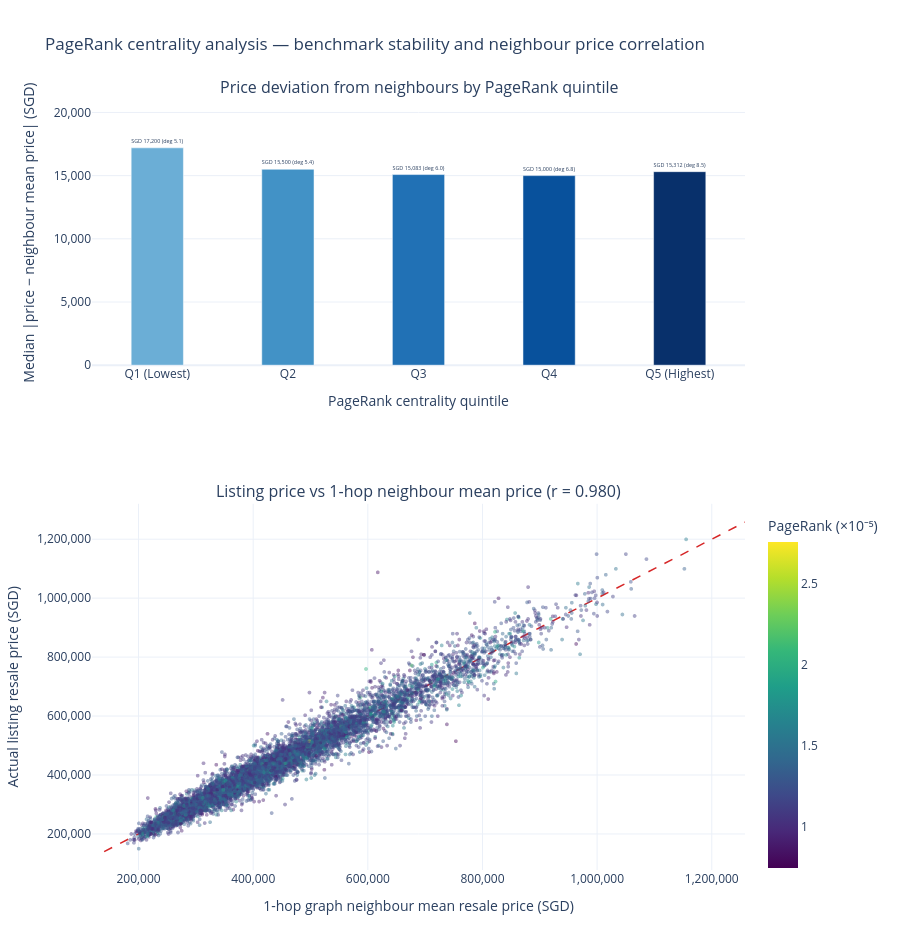

Notebook source saved alongside this figure:
### Markdown cell above
### Visualise PageRank centrality and neighbour price correlation

Plot the median price difference from 1-hop neighbours across PageRank quintiles (top) and actual listing price versus 1-hop neighbour mean price (bottom, 10,000 sampled listings).

**Observation:** Listings in the top PageRank quintiles (Q3–Q5) have a smaller median price gap from their neighbours (~SGD 15,000–15,300) than the lowest PageRank quintile (Q1, ~SGD 17,200). Across the graph, a listing's price correlates strongly with the average price of its connected neighbours ($r = 0.980$), showing that the physical and location links capture real price relationships.

### Code cell
# Group listings into 5 PageRank quintiles (Q1 = lowest PageRank, Q5 = highest PageRank).
df["pagerank_quintile"] = pd.qcut(
    df["pagerank"],
    q=5,
    labels=["Q1 (Lowest)", "Q2", "Q3", "Q4", "Q5 (Highest)"],
)
pr_quintile_stats = (
    df.groupby("pagerank_quintile", observed=False)
    .agg(
        median_abs_gap=("abs_diff_from_neighbors", "median"),
        mean_degree=("degree", "mean"),
        listings=("listing_id", "count"),
    )
    .reset_index()
)

neighbor_corr = df["resale_price"].corr(df["neighbor_mean_price"])
pr_sample = df.sample(n=10_000, random_state=42)

pr_fig = make_subplots(
    rows=2,
    cols=1,
    row_heights=[0.42, 0.58],
    vertical_spacing=0.18,
    subplot_titles=[
        "Price deviation from neighbours by PageRank quintile",
        f"Listing price vs 1-hop neighbour mean price (r = {neighbor_corr:.3f})",
    ],
)

# Top row: median absolute price difference from 1-hop neighbours across PageRank quintiles.
pr_fig.add_trace(
    go.Bar(
        x=pr_quintile_stats["pagerank_quintile"],
        y=pr_quintile_stats["median_abs_gap"],
        width=0.40,
        marker_color=["#6baed6", "#4292c6", "#2171b5", "#08519c", "#08306b"],
        text=[f"SGD {v:,.0f} (deg {d:.1f})" for v, d in zip(pr_quintile_stats["median_abs_gap"], pr_quintile_stats["mean_degree"])],
        textposition="outside",
        hovertemplate="PageRank quintile: %{x}<br>Median gap from neighbours: SGD %{y:,.0f}<extra></extra>",
        showlegend=False,
    ),
    row=1, col=1,
)

# Bottom row: actual price vs 1-hop neighbour mean price coloured by PageRank score.
pr_fig.add_trace(
    go.Scattergl(
        x=pr_sample["neighbor_mean_price"],
        y=pr_sample["resale_price"],
        mode="markers",
        marker=dict(
            size=4,
            color=pr_sample["pagerank"] * 1e5,
            colorscale="Viridis",
            opacity=0.45,
            showscale=True,
            colorbar=dict(title="PageRank (×10⁻⁵)", y=0.23, len=0.48),
        ),
        customdata=pr_sample[["listing_id", "town", "block_address", "flat_type", "degree"]],
        hovertemplate=(
            "Listing ID: %{customdata[0]} (%{customdata[1]})<br>"
            "Block: %{customdata[2]} (%{customdata[3]})<br>"
            "Actual price: SGD %{y:,.0f}<br>Neighbour mean: SGD %{x:,.0f}<br>"
            "Degree: %{customdata[4]}<extra></extra>"
        ),
        showlegend=False,
    ),
    row=2, col=1,
)

# Add y = x reference line.
min_p, max_p = float(df["resale_price"].min()), float(df["resale_price"].max())
pr_fig.add_trace(
    go.Scatter(
        x=[min_p, max_p], y=[min_p, max_p],
        mode="lines", line=dict(color="#d62728", width=1.5, dash="dash"),
        hoverinfo="skip", showlegend=False,
    ),
    row=2, col=1,
)

pr_fig.update_xaxes(title_text="PageRank centrality quintile", tickangle=0, row=1, col=1)
pr_fig.update_yaxes(
    title_text="Median |price − neighbour mean price| (SGD)",
    tickformat=",.0f",
    range=[0, pr_quintile_stats["median_abs_gap"].max() * 1.22],
    row=1, col=1,
)
pr_fig.update_xaxes(title_text="1-hop graph neighbour mean resale price (SGD)", tickformat=",.0f", row=2, col=1)
pr_fig.update_yaxes(title_text="Actual listing resale price (SGD)", tickformat=",.0f", row=2, col=1)

pr_fig.update_layout(
    title="PageRank centrality analysis — benchmark stability and neighbour price correlation",
    height=950,
    autosize=True,
    template="plotly_white",
)
pr_fig.show(renderer="plotly_mimetype", config={"responsive": True})

### Figure 1 — Plotly figure (JSON) as saved in the notebook; plotly's stock layout.template omitted (floating-point values rounded to 4 significant figures; data arrays with more than 128 entries replaced by an {"elided": "..."} marker saying what was removed)
{"data": [{"hovertemplate": "PageRank quintile: %{x}<br>Median gap from neighbours: SGD %{y:,.0f}<extra></extra>", "marker": {"color": ["#6baed6", "#4292c6", "#2171b5", "#08519c", "#08306b"]}, "showlegend": false, "text": ["SGD 17,200 (deg 5.1)", "SGD 15,500 (deg 5.4)", "SGD 15,083 (deg 6.0)", "SGD 15,000 (deg 6.8)", "SGD 15,312 (deg 8.5)"], "textposition": "outside", "type": "bar", "width": 0.4, "x": ["Q1 (Lowest)", "Q2", "Q3", "Q4", "Q5 (Highest)"], "xaxis": "x", "y": [17200.0, 15500.0, 15080.0, 15000.0, 15310.0], "yaxis": "y"}, {"customdata": {"elided": "10000x5 mixed values"}, "hovertemplate": "Listing ID: %{customdata[0]} (%{customdata[1]})<br>Block: %{customdata[2]} (%{customdata[3]})<br>Actual price: SGD %{y:,.0f}<br>Neighbour mean: SGD %{x:,.0f}<br>Degree: %{customdata[4]}<extra></extra>", "marker": {"color": {"elided": "10000 float values"}, "colorbar": {"len": 0.48, "title": {"text": "PageRank (×10⁻⁵)"}, "y": 0.23}, "colorscale": [[0, "#440154"], [0.1111, "#482878"], [0.2222, "#3e4989"], [0.3333, "#31688e"], [0.4444, "#26828e"], [0.5556, "#1f9e89"], [0.6667, "#35b779"], [0.7778, "#6ece58"], [0.8889, "#b5de2b"], [1, "#fde725"]], "opacity": 0.45, "showscale": true, "size": 4}, "mode": "markers", "showlegend": false, "type": "scattergl", "x": {"elided": "10000 float values"}, "xaxis": "x2", "y": {"elided": "10000 float values"}, "yaxis": "y2"}, {"hoverinfo": "skip", "line": {"color": "#d62728", "dash": "dash", "width": 1.5}, "mode": "lines", "showlegend": false, "type": "scatter", "x": [140000, 1258000], "xaxis": "x2", "y": [140000, 1258000], "yaxis": "y2"}], "layout": {"annotations": [{"font": {"size": 16}, "showarrow": false, "text": "Price deviation from neighbours by PageRank quintile", "x": 0.5, "xanchor": "center", "xref": "paper", "y": 1, "yanchor": "bottom", "yref": "paper"}, {"font": {"size": 16}, "showarrow": false, "text": "Listing price vs 1-hop neighbour mean price (r = 0.980)", "x": 0.5, "xanchor": "center", "xref": "paper", "y": 0.4756, "yanchor": "bottom", "yref": "paper"}], "autosize": true, "height": 950, "title": {"text": "PageRank centrality analysis — benchmark stability and neighbour price correlation"}, "xaxis": {"anchor": "y", "domain": [0, 1], "tickangle": 0, "title": {"text": "PageRank centrality quintile"}}, "xaxis2": {"anchor": "y2", "domain": [0, 1], "tickformat": ",.0f", "title": {"text": "1-hop graph neighbour mean resale price (SGD)"}}, "yaxis": {"anchor": "x", "domain": [0.6556, 1], "range": [0, 20984], "tickformat": ",.0f", "title": {"text": "Median |price − neighbour mean price| (SGD)"}}, "yaxis2": {"anchor": "x2", "domain": [0, 0.4756], "tickformat": ",.0f", "title": {"text": "Actual listing resale price (SGD)"}}}}
